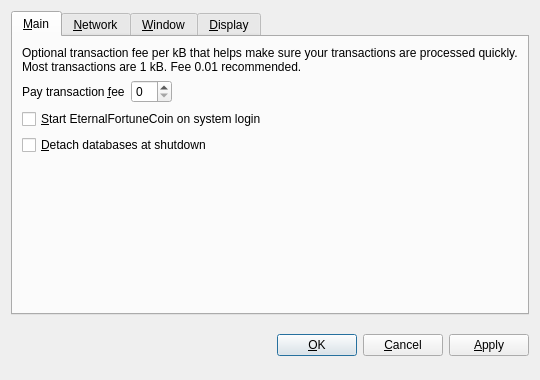
<?xml version="1.0" encoding="UTF-8"?>
<ui version="4.0">
 <class>OptionsDialog</class>
 <widget class="QDialog" name="OptionsDialog">
  <property name="geometry">
   <rect>
    <x>0</x>
    <y>0</y>
    <width>540</width>
    <height>380</height>
   </rect>
  </property>
  <property name="windowTitle">
   <string>Options</string>
  </property>
  <property name="modal">
   <bool>true</bool>
  </property>
  <layout class="QVBoxLayout" name="verticalLayout">
   <item>
    <widget class="QTabWidget" name="tabWidget">
     <property name="tabPosition">
      <enum>QTabWidget::North</enum>
     </property>
     <property name="currentIndex">
      <number>0</number>
     </property>
     <widget class="QWidget" name="tabMain">
      <attribute name="title">
       <string>&amp;Main</string>
      </attribute>
      <layout class="QVBoxLayout" name="verticalLayout_Main">
       <item>
        <widget class="QLabel" name="transactionFeeInfoLabel">
         <property name="text">
          <string>Optional transaction fee per kB that helps make sure your transactions are processed quickly. Most transactions are 1 kB. Fee 0.01 recommended.</string>
         </property>
         <property name="textFormat">
          <enum>Qt::PlainText</enum>
         </property>
         <property name="wordWrap">
          <bool>true</bool>
         </property>
        </widget>
       </item>
       <item>
        <layout class="QHBoxLayout" name="horizontalLayout_Main">
         <item>
          <widget class="QLabel" name="transactionFeeLabel">
           <property name="text">
            <string>Pay transaction &amp;fee</string>
           </property>
           <property name="textFormat">
            <enum>Qt::PlainText</enum>
           </property>
           <property name="buddy">
            <cstring>transactionFee</cstring>
           </property>
          </widget>
         </item>
         <item>
          <widget class="BitcoinAmountField" name="transactionFee"/>
         </item>
         <item>
          <spacer name="horizontalSpacer_Main">
           <property name="orientation">
            <enum>Qt::Horizontal</enum>
           </property>
           <property name="sizeHint" stdset="0">
            <size>
             <width>40</width>
             <height>20</height>
            </size>
           </property>
          </spacer>
         </item>
        </layout>
       </item>
       <item>
        <widget class="QCheckBox" name="bitcoinAtStartup">
         <property name="toolTip">
          <string>Automatically start EternalFortuneCoin after logging in to the system.</string>
         </property>
         <property name="text">
          <string>&amp;Start EternalFortuneCoin on system login</string>
         </property>
        </widget>
       </item>
       <item>
        <widget class="QCheckBox" name="detachDatabases">
         <property name="toolTip">
          <string>Detach block and address databases at shutdown. This means they can be moved to another data directory, but it slows down shutdown. The wallet is always detached.</string>
         </property>
         <property name="text">
          <string>&amp;Detach databases at shutdown</string>
         </property>
        </widget>
       </item>
       <item>
        <spacer name="verticalSpacer_Main">
         <property name="orientation">
          <enum>Qt::Vertical</enum>
         </property>
         <property name="sizeHint" stdset="0">
          <size>
           <width>20</width>
           <height>40</height>
          </size>
         </property>
        </spacer>
       </item>
      </layout>
     </widget>
     <widget class="QWidget" name="tabNetwork">
      <attribute name="title">
       <string>&amp;Network</string>
      </attribute>
      <layout class="QVBoxLayout" name="verticalLayout_Network">
       <item>
        <widget class="QCheckBox" name="mapPortUpnp">
         <property name="toolTip">
          <string>Automatically open the EternalFortuneCoin client port on the router. This only works when your router supports UPnP and it is enabled.</string>
         </property>
         <property name="text">
          <string>Map port using &amp;UPnP</string>
         </property>
        </widget>
       </item>
       <item>
        <widget class="QCheckBox" name="connectSocks">
         <property name="toolTip">
          <string>Connect to the EternalFortuneCoin network through a SOCKS proxy (e.g. when connecting through Tor).</string>
         </property>
         <property name="text">
          <string>&amp;Connect through SOCKS proxy:</string>
         </property>
        </widget>
       </item>
       <item>
        <layout class="QHBoxLayout" name="horizontalLayout_Network">
         <item>
          <widget class="QLabel" name="proxyIpLabel">
           <property name="text">
            <string>Proxy &amp;IP:</string>
           </property>
           <property name="textFormat">
            <enum>Qt::PlainText</enum>
           </property>
           <property name="buddy">
            <cstring>proxyIp</cstring>
           </property>
          </widget>
         </item>
         <item>
          <widget class="QValidatedLineEdit" name="proxyIp">
           <property name="maximumSize">
            <size>
             <width>140</width>
             <height>16777215</height>
            </size>
           </property>
           <property name="toolTip">
            <string>IP address of the proxy (e.g. 127.0.0.1)</string>
           </property>
          </widget>
         </item>
         <item>
          <widget class="QLabel" name="proxyPortLabel">
           <property name="text">
            <string>&amp;Port:</string>
           </property>
           <property name="textFormat">
            <enum>Qt::PlainText</enum>
           </property>
           <property name="buddy">
            <cstring>proxyPort</cstring>
           </property>
          </widget>
         </item>
         <item>
          <widget class="QLineEdit" name="proxyPort">
           <property name="maximumSize">
            <size>
             <width>55</width>
             <height>16777215</height>
            </size>
           </property>
           <property name="toolTip">
            <string>Port of the proxy (e.g. 9050)</string>
           </property>
          </widget>
         </item>
         <item>
          <widget class="QLabel" name="socksVersionLabel">
           <property name="text">
            <string>SOCKS &amp;Version:</string>
           </property>
           <property name="textFormat">
            <enum>Qt::PlainText</enum>
           </property>
           <property name="buddy">
            <cstring>socksVersion</cstring>
           </property>
          </widget>
         </item>
         <item>
          <widget class="QValueComboBox" name="socksVersion">
           <property name="toolTip">
            <string>SOCKS version of the proxy (e.g. 5)</string>
           </property>
          </widget>
         </item>
         <item>
          <spacer name="horizontalSpacer_Network">
           <property name="orientation">
            <enum>Qt::Horizontal</enum>
           </property>
           <property name="sizeHint" stdset="0">
            <size>
             <width>40</width>
             <height>20</height>
            </size>
           </property>
          </spacer>
         </item>
        </layout>
       </item>
       <item>
        <spacer name="verticalSpacer_Network">
         <property name="orientation">
          <enum>Qt::Vertical</enum>
         </property>
         <property name="sizeHint" stdset="0">
          <size>
           <width>20</width>
           <height>40</height>
          </size>
         </property>
        </spacer>
       </item>
      </layout>
     </widget>
     <widget class="QWidget" name="tabWindow">
      <attribute name="title">
       <string>&amp;Window</string>
      </attribute>
      <layout class="QVBoxLayout" name="verticalLayout_Window">
       <item>
        <widget class="QCheckBox" name="minimizeToTray">
         <property name="toolTip">
          <string>Show only a tray icon after minimizing the window.</string>
         </property>
         <property name="text">
          <string>&amp;Minimize to the tray instead of the taskbar</string>
         </property>
        </widget>
       </item>
       <item>
        <widget class="QCheckBox" name="minimizeOnClose">
         <property name="toolTip">
          <string>Minimize instead of exit the application when the window is closed. When this option is enabled, the application will be closed only after selecting Quit in the menu.</string>
         </property>
         <property name="text">
          <string>M&amp;inimize on close</string>
         </property>
        </widget>
       </item>
       <item>
        <spacer name="verticalSpacer_Window">
         <property name="orientation">
          <enum>Qt::Vertical</enum>
         </property>
         <property name="sizeHint" stdset="0">
          <size>
           <width>20</width>
           <height>40</height>
          </size>
         </property>
        </spacer>
       </item>
      </layout>
     </widget>
     <widget class="QWidget" name="tabDisplay">
      <attribute name="title">
       <string>&amp;Display</string>
      </attribute>
      <layout class="QVBoxLayout" name="verticalLayout_Display">
       <item>
        <layout class="QHBoxLayout" name="horizontalLayout_1_Display">
         <item>
          <widget class="QLabel" name="langLabel">
           <property name="text">
            <string>User Interface &amp;language:</string>
           </property>
           <property name="textFormat">
            <enum>Qt::PlainText</enum>
           </property>
           <property name="buddy">
            <cstring>lang</cstring>
           </property>
          </widget>
         </item>
         <item>
          <widget class="QValueComboBox" name="lang">
           <property name="toolTip">
            <string>The user interface language can be set here. This setting will take effect after restarting EternalFortuneCoin.</string>
           </property>
          </widget>
         </item>
        </layout>
       </item>
       <item>
        <layout class="QHBoxLayout" name="horizontalLayout_2_Display">
         <item>
          <widget class="QLabel" name="unitLabel">
           <property name="text">
            <string>&amp;Unit to show amounts in:</string>
           </property>
           <property name="textFormat">
            <enum>Qt::PlainText</enum>
           </property>
           <property name="buddy">
            <cstring>unit</cstring>
           </property>
          </widget>
         </item>
         <item>
          <widget class="QValueComboBox" name="unit">
           <property name="toolTip">
            <string>Choose the default subdivision unit to show in the interface and when sending coins.</string>
           </property>
          </widget>
         </item>
        </layout>
       </item>
       <item>
        <widget class="QCheckBox" name="displayAddresses">
         <property name="toolTip">
          <string>Whether to show EternalFortuneCoin addresses in the transaction list.</string>
         </property>
         <property name="text">
          <string>&amp;Display addresses in transaction list</string>
         </property>
        </widget>
       </item>
       <item>
        <widget class="QCheckBox" name="coinControlFeatures">
         <property name="toolTip">
          <string>Whether to show coin control features or not.</string>
         </property>
         <property name="text">
          <string>Display coin &amp;control features (experts only!)</string>
         </property>
        </widget>
       </item>
       <item>
        <spacer name="verticalSpacer_Display">
         <property name="orientation">
          <enum>Qt::Vertical</enum>
         </property>
         <property name="sizeHint" stdset="0">
          <size>
           <width>20</width>
           <height>40</height>
          </size>
         </property>
        </spacer>
       </item>
      </layout>
     </widget>
    </widget>
   </item>
   <item>
    <layout class="QHBoxLayout" name="horizontalLayout_Buttons">
     <item>
      <spacer name="horizontalSpacer_1">
       <property name="orientation">
        <enum>Qt::Horizontal</enum>
       </property>
       <property name="sizeHint" stdset="0">
        <size>
         <width>40</width>
         <height>48</height>
        </size>
       </property>
      </spacer>
     </item>
     <item>
      <widget class="QLabel" name="statusLabel">
       <property name="font">
        <font>
         <weight>75</weight>
         <bold>true</bold>
        </font>
       </property>
       <property name="text">
        <string/>
       </property>
       <property name="textFormat">
        <enum>Qt::PlainText</enum>
       </property>
       <property name="wordWrap">
        <bool>true</bool>
       </property>
      </widget>
     </item>
     <item>
      <spacer name="horizontalSpacer_2">
       <property name="orientation">
        <enum>Qt::Horizontal</enum>
       </property>
       <property name="sizeHint" stdset="0">
        <size>
         <width>40</width>
         <height>48</height>
        </size>
       </property>
      </spacer>
     </item>
     <item>
      <widget class="QPushButton" name="okButton">
       <property name="text">
        <string>&amp;OK</string>
       </property>
      </widget>
     </item>
     <item>
      <widget class="QPushButton" name="cancelButton">
       <property name="text">
        <string>&amp;Cancel</string>
       </property>
       <property name="autoDefault">
        <bool>false</bool>
       </property>
      </widget>
     </item>
     <item>
      <widget class="QPushButton" name="applyButton">
       <property name="text">
        <string>&amp;Apply</string>
       </property>
       <property name="autoDefault">
        <bool>false</bool>
       </property>
      </widget>
     </item>
    </layout>
   </item>
  </layout>
 </widget>
 <customwidgets>
  <customwidget>
   <class>BitcoinAmountField</class>
   <extends>QSpinBox</extends>
   <header>bitcoinamountfield.h</header>
  </customwidget>
  <customwidget>
   <class>QValueComboBox</class>
   <extends>QComboBox</extends>
   <header>qvaluecombobox.h</header>
  </customwidget>
  <customwidget>
   <class>QValidatedLineEdit</class>
   <extends>QLineEdit</extends>
   <header>qvalidatedlineedit.h</header>
  </customwidget>
 </customwidgets>
 <resources/>
 <connections/>
</ui>
